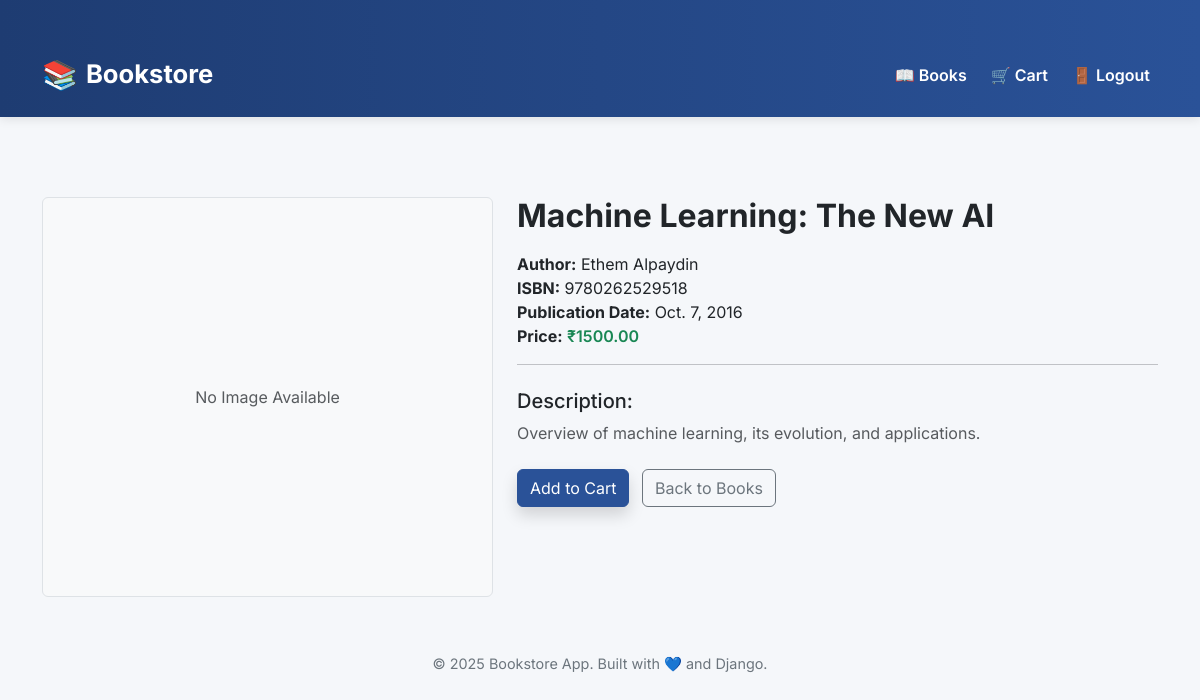
The page /books/27/ (signed in) on the database its author committed.
### books/models.py (models this page shows, shortened)
class Book(models.Model):
    title = models.CharField(max_length=200)
    author = models.CharField(max_length=200)
    description = models.TextField()
    price = models.DecimalField(max_digits=10, decimal_places=2)
    cover_image = models.ImageField(upload_to='book_covers/', blank=True, null=True)
    publication_date = models.DateField()
    isbn = models.CharField(max_length=13, unique=True)

### books/views.py (the view)
# urls.py: path('books/<int:book_id>/', book_views.book_detail, name='book_detail'),
@login_required
def book_detail(request, book_id):
    book = get_object_or_404(Book, id=book_id)
    return render(request, 'books/book_detail.html', {'book': book})

### templates/books/book_detail.html (shortened to what this page needs)
{% extends 'base.html' %}
{% block content %}
<div class="row mt-5">
    <div class="col-md-5">
        {% if book.cover_image %}
            <img src="{{ book.cover_image.url }}" alt="{{ book.title }}" class="img-fluid rounded shadow-sm border">
        {% else %}
            <div class="d-flex align-items-center justify-content-center bg-light border rounded" style="height: 400px;">
                <span class="text-muted">No Image Available</span>
            </div>
        {% endif %}
    </div>
    <div class="col-md-7">
        <h2 class="mb-3 fw-bold">{{ book.title }}</h2>
        <ul class="list-unstyled">
            <li><strong>Author:</strong> {{ book.author }}</li>
            <li><strong>ISBN:</strong> {{ book.isbn }}</li>
            <li><strong>Publication Date:</strong> {{ book.publication_date }}</li>
            <li><strong>Price:</strong> <span class="text-success fw-semibold">₹{{ book.price }}</span></li>
        </ul>
        <hr>
        <h5 class="mt-4">Description:</h5>
        <p class="text-muted">{{ book.description }}</p>
        <div class="mt-4">
            <a href="{% url 'add_to_cart' book.id %}" class="btn btn-primary me-2 shadow">Add to Cart</a>
            <a href="{% url 'book_list' %}" class="btn btn-outline-secondary">Back to Books</a>
        </div>
    </div>
</div>
{% endblock %}

### templates/base.html (style rules this page uses)
body { font-family: 'Inter', sans-serif; background: #f5f7fa; margin: 0; padding: 0; }
.btn-primary { background-color: #2a5298; border-color: #2a5298; }

### rows shown on the page
Book: title "Machine Learning: The New AI", author "Ethem Alpaydin", isbn "9780262529518", publication_date "Oct. 7, 2016", price "1500.00", description "Overview of machine learning, its evolution, and applications."

### other values the page prints
{{ year|default:2025 }} "2025"
